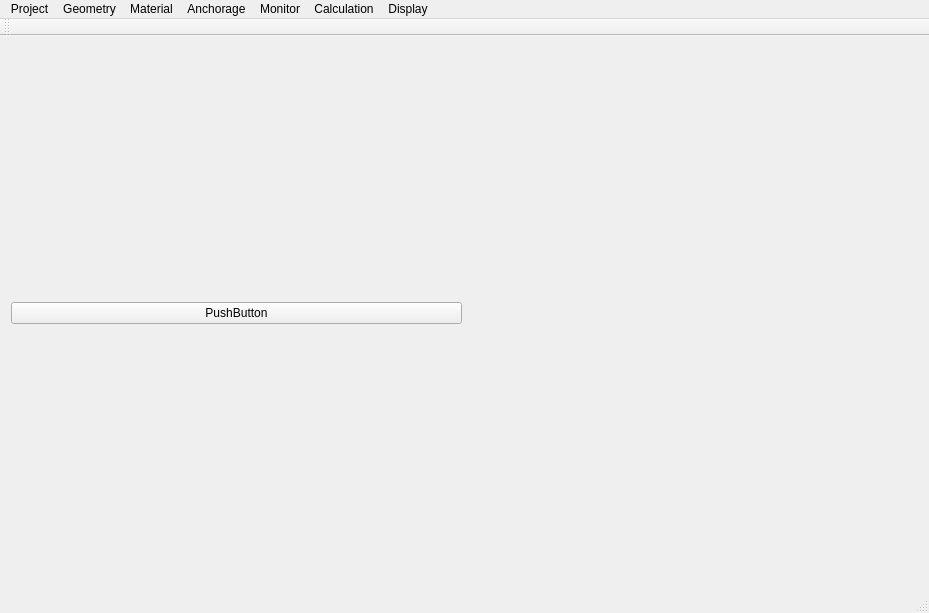
<?xml version="1.0" encoding="UTF-8"?>
<ui version="4.0">
 <class>hydraulicslopedigitaltwinClass</class>
 <widget class="QMainWindow" name="hydraulicslopedigitaltwinClass">
  <property name="geometry">
   <rect>
    <x>0</x>
    <y>0</y>
    <width>929</width>
    <height>613</height>
   </rect>
  </property>
  <property name="windowTitle">
   <string>hydraulicslopedigitaltwin</string>
  </property>
  <widget class="QWidget" name="centralWidget">
   <layout class="QHBoxLayout" name="horizontalLayout">
    <item>
     <widget class="QPushButton" name="pushButton">
      <property name="text">
       <string>PushButton</string>
      </property>
     </widget>
    </item>
    <item>
     <widget class="QVTKOpenGLWidget" name="openGLWidget" native="true"/>
    </item>
   </layout>
  </widget>
  <widget class="QMenuBar" name="menuBar">
   <property name="geometry">
    <rect>
     <x>0</x>
     <y>0</y>
     <width>929</width>
     <height>23</height>
    </rect>
   </property>
   <widget class="QMenu" name="menufile">
    <property name="title">
     <string>Project</string>
    </property>
    <addaction name="actionopen"/>
   </widget>
   <widget class="QMenu" name="menugeometry">
    <property name="title">
     <string>Geometry</string>
    </property>
   </widget>
   <widget class="QMenu" name="menuMaterial">
    <property name="title">
     <string>Material</string>
    </property>
   </widget>
   <widget class="QMenu" name="menuAnchorage">
    <property name="title">
     <string>Anchorage</string>
    </property>
   </widget>
   <widget class="QMenu" name="menuMonitor">
    <property name="title">
     <string>Monitor</string>
    </property>
   </widget>
   <widget class="QMenu" name="menuCalculation">
    <property name="title">
     <string>Calculation</string>
    </property>
   </widget>
   <widget class="QMenu" name="menuShow">
    <property name="title">
     <string>Display</string>
    </property>
   </widget>
   <addaction name="menufile"/>
   <addaction name="menugeometry"/>
   <addaction name="menuMaterial"/>
   <addaction name="menuAnchorage"/>
   <addaction name="menuMonitor"/>
   <addaction name="menuCalculation"/>
   <addaction name="menuShow"/>
  </widget>
  <widget class="QToolBar" name="mainToolBar">
   <attribute name="toolBarArea">
    <enum>TopToolBarArea</enum>
   </attribute>
   <attribute name="toolBarBreak">
    <bool>false</bool>
   </attribute>
  </widget>
  <widget class="QStatusBar" name="statusBar"/>
  <action name="actionopen">
   <property name="text">
    <string>open</string>
   </property>
  </action>
 </widget>
 <layoutdefault spacing="6" margin="11"/>
 <customwidgets>
  <customwidget>
   <class>QVTKOpenGLWidget</class>
   <extends>QWidget</extends>
   <header>QVTKOpenGLWidget.h</header>
  </customwidget>
 </customwidgets>
 <resources>
  <include location="qt-vtk-gui-demo.qrc"/>
 </resources>
 <connections/>
</ui>
